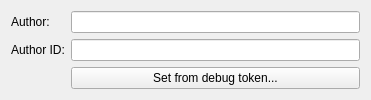
<?xml version="1.0" encoding="UTF-8"?>
<ui version="4.0">
 <class>Qnx::Internal::BarDescriptorEditorAuthorInformationWidget</class>
 <widget class="QWidget" name="Qnx::Internal::BarDescriptorEditorAuthorInformationWidget">
  <property name="geometry">
   <rect>
    <x>0</x>
    <y>0</y>
    <width>371</width>
    <height>90</height>
   </rect>
  </property>
  <property name="windowTitle">
   <string>Form</string>
  </property>
  <layout class="QFormLayout" name="formLayout">
   <item row="0" column="0">
    <widget class="QLabel" name="label">
     <property name="text">
      <string>Author:</string>
     </property>
    </widget>
   </item>
   <item row="0" column="1">
    <widget class="QLineEdit" name="author"/>
   </item>
   <item row="2" column="0">
    <widget class="QLabel" name="label_2">
     <property name="text">
      <string>Author ID:</string>
     </property>
    </widget>
   </item>
   <item row="2" column="1">
    <widget class="QLineEdit" name="authorId"/>
   </item>
   <item row="3" column="1">
    <widget class="QPushButton" name="setFromDebugToken">
     <property name="text">
      <string>Set from debug token...</string>
     </property>
    </widget>
   </item>
  </layout>
 </widget>
 <resources/>
 <connections/>
</ui>
